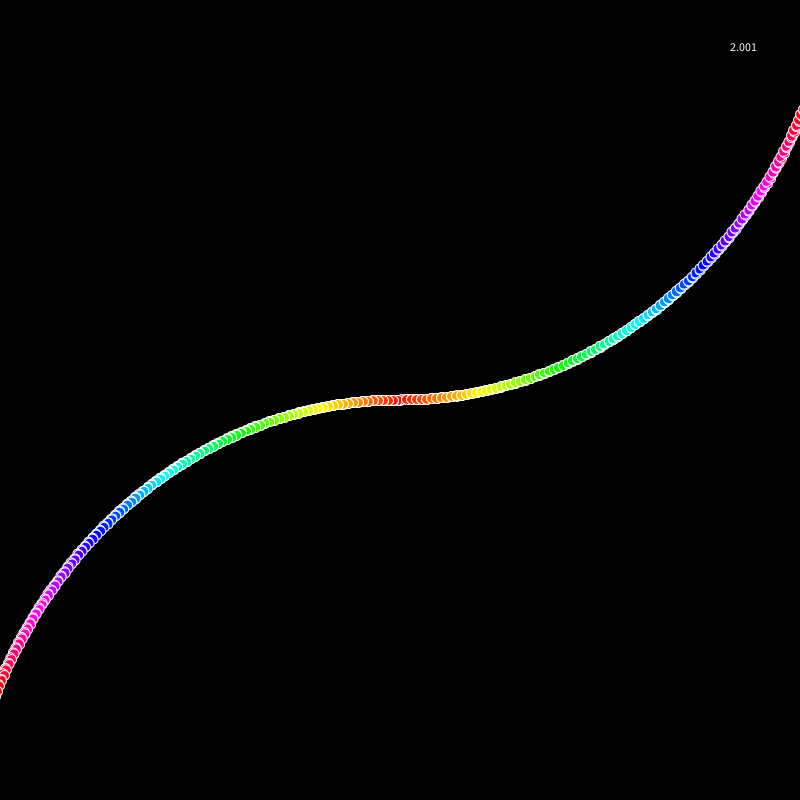
Frame 1 (no input)
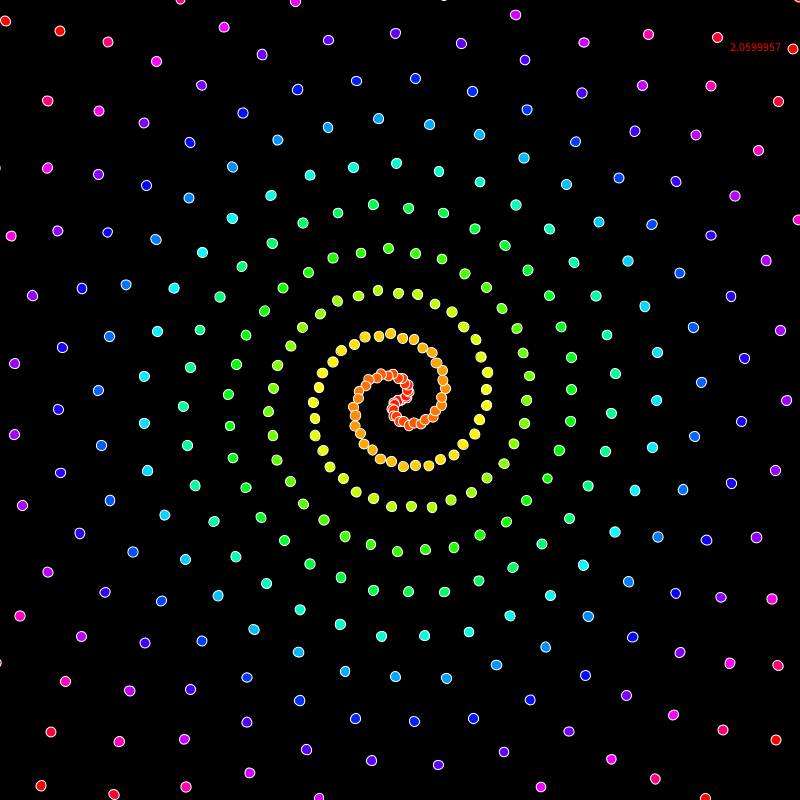
Frame 60 (the mouse pressed at the canvas centre just before this capture)
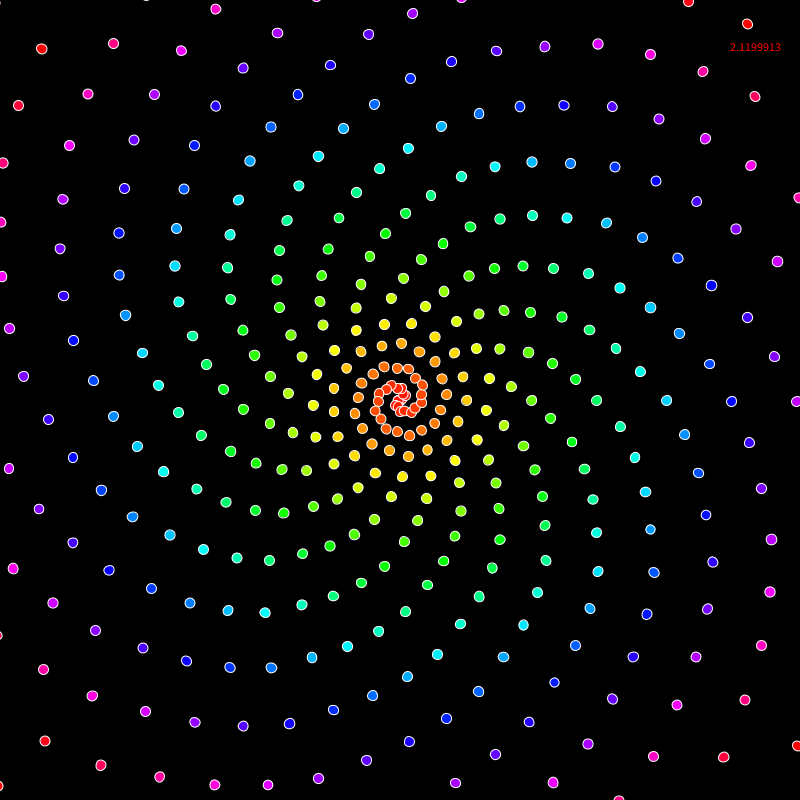
Frame 120 (the mouse held since frame 60 and released just before this capture)

The Processing sketch that drew these frames (run headless with seeded random() and noise(); from frame 60 on, the mouse is pressed at the canvas centre):

// Processing sketch: Flower_arrangements
// ── Flower_arrangements.pde
float value = 2;
void setup() {
  background(0);
  size(800, 800);
  stroke(255);
  colorMode(HSB,400);
  frameRate(15);
}

void draw() {
  translate(400, 400);
  background(0);
  value += 0.001;
  text(str(value),330,-350);
  float deg = 360/value;
  float dis = 2;
  float rota = 0;
  int hue = 0;
  
  ellipse(0, 0, 10, 10);
  for (int i=0; i<500; i++) {
    hue += 1;
    rotate(radians(deg));
    rota += deg;
    fill(hue,400,400);
    ellipse(dis, 0, 10, 10);
    if (rota > 360) {
      dis += 5;
      rota = 360-rota;
    }
  }
}
